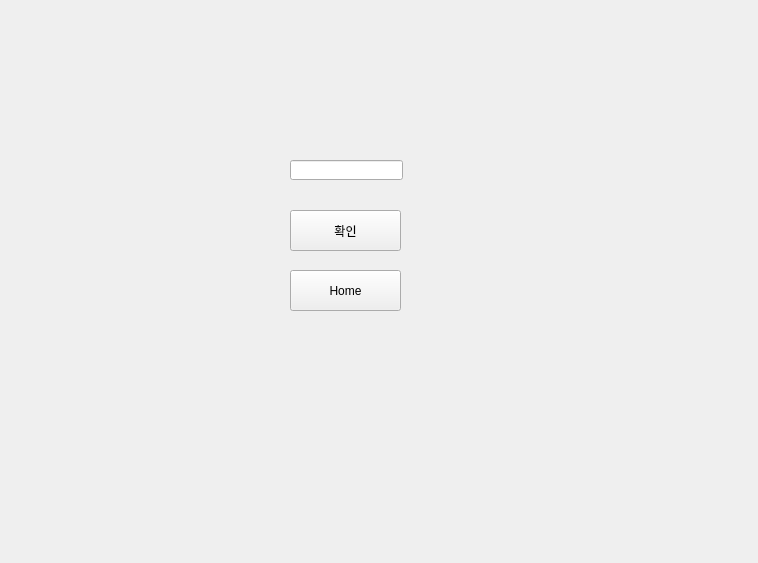
<?xml version="1.0" encoding="UTF-8"?>
<ui version="4.0">
 <class>Form</class>
 <widget class="QWidget" name="Form">
  <property name="geometry">
   <rect>
    <x>0</x>
    <y>0</y>
    <width>758</width>
    <height>563</height>
   </rect>
  </property>
  <property name="windowTitle">
   <string>Form</string>
  </property>
  <widget class="QPushButton" name="pushButton">
   <property name="geometry">
    <rect>
     <x>290</x>
     <y>210</y>
     <width>111</width>
     <height>41</height>
    </rect>
   </property>
   <property name="text">
    <string>확인</string>
   </property>
  </widget>
  <widget class="QPushButton" name="home">
   <property name="geometry">
    <rect>
     <x>290</x>
     <y>270</y>
     <width>111</width>
     <height>41</height>
    </rect>
   </property>
   <property name="text">
    <string>Home</string>
   </property>
  </widget>
  <widget class="QLineEdit" name="lineEdit">
   <property name="geometry">
    <rect>
     <x>290</x>
     <y>160</y>
     <width>113</width>
     <height>20</height>
    </rect>
   </property>
  </widget>
 </widget>
 <resources/>
 <connections/>
</ui>
